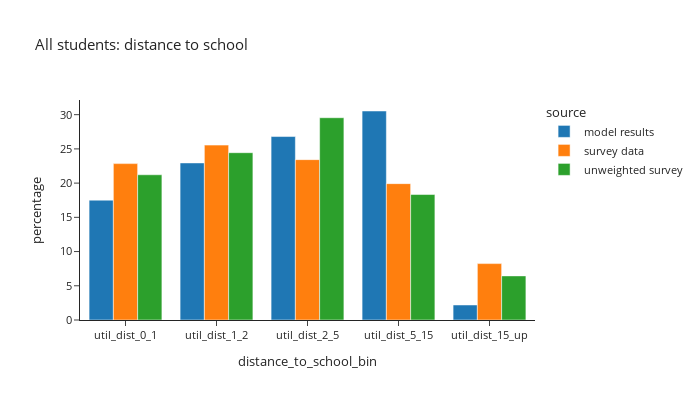
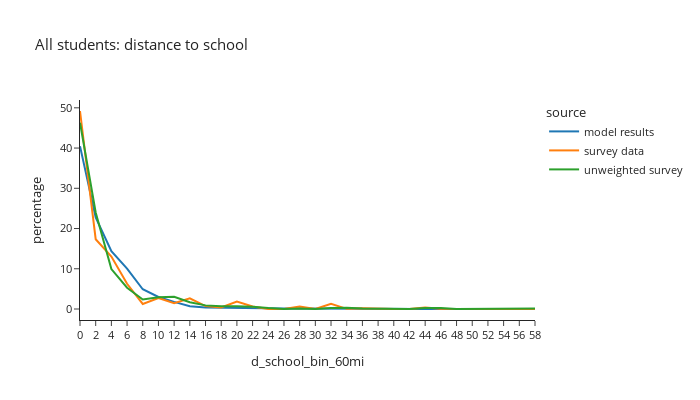

These figures' notebook cell, in order:
### Code cell
def plot_distance(df:pd.DataFrame, group:str, title_name:str):
    count = df.loc[(df['source']=='model results') & (df[group]),['distance_to_school_bin']].value_counts()
    print(f"model person count =\n"
          f"{count.sort_values()}")
    df_plot = df.loc[(df[group]) & (df['distance_to_school_bin'] != float('nan'))].groupby(['source','distance_to_school_bin'])['person_weight'].sum().reset_index()
    df_plot['percentage'] = df_plot.groupby(['source'], group_keys=False)['person_weight'].\
            apply(lambda x: 100 * x / float(x.sum()))
    # df_plot
    #
    fig1 = px.bar(df_plot, x='distance_to_school_bin', y="percentage", color="source", barmode="group",template="simple_white",
                 title=title_name)
    fig1.for_each_annotation(lambda a: a.update(text = a.text.split("=")[-1]))
    fig1.update_layout(height=400, width=700, font=dict(size=11))
    fig1.show()

    df_plot = per_data.loc[(per_data[group]) & (per_data['d_school_bin_60mi'].notna())].groupby(['source','d_school_bin_60mi'])['person_weight'].sum().reset_index()
    df_plot['percentage'] = df_plot.groupby(['source'], group_keys=False)['person_weight'].\
                apply(lambda x: 100 * x / float(x.sum()))
    # df_plot
    #
    fig2 = px.line(df_plot, x='d_school_bin_60mi', y="percentage", color="source", template="simple_white",
                  title=title_name)
    fig2.for_each_annotation(lambda a: a.update(text = a.text.split("=")[-1]))
    fig2.update_layout(height=400, width=700, font=dict(size=11))
    fig2.show()

# distance to school: grade school
plot_distance(per_data,'is_student',"All students: distance to school")

### Figure 1 — Plotly figure (JSON) as saved in the notebook; plotly's stock layout.template omitted (floating-point values rounded to 4 significant figures)
{"data": [{"alignmentgroup": "True", "hovertemplate": "source=model results<br>distance_to_school_bin=%{x}<br>percentage=%{y}<extra></extra>", "legendgroup": "model results", "marker": {"color": "#1F77B4", "pattern": {"shape": ""}}, "name": "model results", "offsetgroup": "model results", "orientation": "v", "showlegend": true, "textposition": "auto", "type": "bar", "x": ["util_dist_0_1", "util_dist_1_2", "util_dist_2_5", "util_dist_5_15", "util_dist_15_up"], "xaxis": "x", "y": [17.51, 22.95, 26.81, 30.54, 2.196], "yaxis": "y"}, {"alignmentgroup": "True", "hovertemplate": "source=survey data<br>distance_to_school_bin=%{x}<br>percentage=%{y}<extra></extra>", "legendgroup": "survey data", "marker": {"color": "#FF7F0E", "pattern": {"shape": ""}}, "name": "survey data", "offsetgroup": "survey data", "orientation": "v", "showlegend": true, "textposition": "auto", "type": "bar", "x": ["util_dist_0_1", "util_dist_1_2", "util_dist_2_5", "util_dist_5_15", "util_dist_15_up"], "xaxis": "x", "y": [22.85, 25.55, 23.43, 19.92, 8.241], "yaxis": "y"}, {"alignmentgroup": "True", "hovertemplate": "source=unweighted survey<br>distance_to_school_bin=%{x}<br>percentage=%{y}<extra></extra>", "legendgroup": "unweighted survey", "marker": {"color": "#2CA02C", "pattern": {"shape": ""}}, "name": "unweighted survey", "offsetgroup": "unweighted survey", "orientation": "v", "showlegend": true, "textposition": "auto", "type": "bar", "x": ["util_dist_0_1", "util_dist_1_2", "util_dist_2_5", "util_dist_5_15", "util_dist_15_up"], "xaxis": "x", "y": [21.22, 24.44, 29.56, 18.33, 6.444], "yaxis": "y"}], "layout": {"barmode": "group", "font": {"size": 11}, "height": 400, "legend": {"title": {"text": "source"}, "tracegroupgap": 0}, "title": {"text": "All students: distance to school"}, "width": 700, "xaxis": {"anchor": "y", "domain": [0.0, 1.0], "title": {"text": "distance_to_school_bin"}}, "yaxis": {"anchor": "x", "domain": [0.0, 1.0], "title": {"text": "percentage"}}}}

### Figure 2 — Plotly figure (JSON) as saved in the notebook; plotly's stock layout.template omitted (floating-point values rounded to 4 significant figures)
{"data": [{"hovertemplate": "source=model results<br>d_school_bin_60mi=%{x}<br>percentage=%{y}<extra></extra>", "legendgroup": "model results", "line": {"color": "#1F77B4", "dash": "solid"}, "marker": {"symbol": "circle"}, "mode": "lines", "name": "model results", "orientation": "v", "showlegend": true, "type": "scatter", "x": ["0", "2", "4", "6", "8", "10", "12", "14", "16", "18", "20", "22", "24", "26", "28", "30", "32", "34", "36", "38", "40", "42", "44", "46", "48", "50", "52", "54", "56", "58"], "xaxis": "x", "y": [40.46, 22.77, 14.35, 10.02, 4.907, 2.991, 1.768, 0.7029, 0.3826, 0.3042, 0.2755, 0.2309, 0.1841, 0.1432, 0.1318, 0.09497, 0.06259, 0.05107, 0.04059, 0.02993, 0.02001, 0.02162, 0.01737, 0.009535, 0.01001, 0.004531, 0.005098, 0.002738, 0.00236, 0.001888], "yaxis": "y"}, {"hovertemplate": "source=survey data<br>d_school_bin_60mi=%{x}<br>percentage=%{y}<extra></extra>", "legendgroup": "survey data", "line": {"color": "#FF7F0E", "dash": "solid"}, "marker": {"symbol": "circle"}, "mode": "lines", "name": "survey data", "orientation": "v", "showlegend": true, "type": "scatter", "x": ["0", "2", "4", "6", "8", "10", "12", "14", "16", "18", "20", "22", "24", "26", "28", "30", "32", "34", "36", "38", "40", "42", "44", "46", "48", "50", "52", "54", "56", "58"], "xaxis": "x", "y": [49.21, 17.34, 13.04, 6.262, 1.246, 2.696, 1.44, 2.656, 0.7125, 0.3827, 1.84, 0.6242, 0.01147, 0.0, 0.6216, 0.0, 1.273, 0.04237, 0.1585, 0.004637, 0.0, 0.0, 0.345, 0.0917, 0.0, 0.0, 0.0, 0.0, 0.0, 0.004916], "yaxis": "y"}, {"hovertemplate": "source=unweighted survey<br>d_school_bin_60mi=%{x}<br>percentage=%{y}<extra></extra>", "legendgroup": "unweighted survey", "line": {"color": "#2CA02C", "dash": "solid"}, "marker": {"symbol": "circle"}, "mode": "lines", "name": "unweighted survey", "orientation": "v", "showlegend": true, "type": "scatter", "x": ["0", "2", "4", "6", "8", "10", "12", "14", "16", "18", "20", "22", "24", "26", "28", "30", "32", "34", "36", "38", "40", "42", "44", "46", "48", "50", "52", "54", "56", "58"], "xaxis": "x", "y": [46.28, 23.99, 9.91, 5.293, 2.365, 2.928, 3.041, 1.689, 0.9009, 0.6757, 0.6757, 0.5631, 0.2252, 0.0, 0.1126, 0.0, 0.2252, 0.3378, 0.1126, 0.1126, 0.0, 0.0, 0.2252, 0.2252, 0.0, 0.0, 0.0, 0.0, 0.0, 0.1126], "yaxis": "y"}], "layout": {"font": {"size": 11}, "height": 400, "legend": {"title": {"text": "source"}, "tracegroupgap": 0}, "title": {"text": "All students: distance to school"}, "width": 700, "xaxis": {"anchor": "y", "domain": [0.0, 1.0], "title": {"text": "d_school_bin_60mi"}}, "yaxis": {"anchor": "x", "domain": [0.0, 1.0], "title": {"text": "percentage"}}}}
